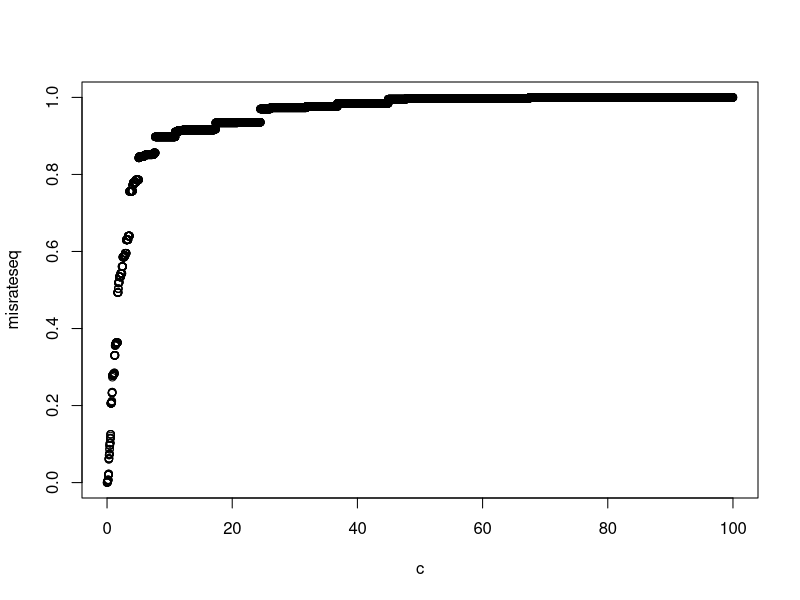

This chart was generated by the following R code:
# Comparing two models with a likelihood ratio

# compute the likelihood and likelihood ratio. for Model 1 and Model 2
rm(list = ls()) 




# data we observe
x = c(1, 0, 1 , 0, 0 ,1)

# probability distribution of Model1
fS = c(0.40, 0.12, 0.21, 0.12, 0.02, 0.32)

# probability distribution of Model2
fF = c(0.8, 0.2, 0.11, 0.17, 0.23, 0.25)


# a function to calculate the likelihood of model given data x
L = function(f,x) {
        prod(f^x * (1-f)^(1-x))
}

LR = L(fS,x)/L(fF,x)
print(LR)

# the data favours model 1 by a factor of about 1.8
# large enough to be convincing?



##################################################################
# SIMULATION - EXERCISE
##################################################################
seed <- 10
set.seed(seed)

simu.size <- 1000


binomg <- function(x) {
        rbinom(simu.size,1, x)
}
        
simulate_S <- sapply(fS, binomg)
simulate_F <- sapply(fF, binomg)


# calculate likelihood ratio - for S simulated data
Likelihood.S.forSmodel = apply(simulate_S, 1, function(x) {L(fS, x)})
Likelihood.S.forFmodel = apply(simulate_S, 1, function(x) {L(fF, x)})

Likelihood.Ratio.S = Likelihood.S.forSmodel / Likelihood.S.forFmodel

mean(Likelihood.Ratio.S)


# calculate likelihood ratio - for F simulated data
Likelihood.F.forSmodel = apply(simulate_F, 1, function(x) {L(fS, x)})
Likelihood.F.forFmodel = apply(simulate_F, 1, function(x) {L(fF, x)})

Likelihood.Ratio.F = Likelihood.F.forFmodel / Likelihood.F.forSmodel
mean(Likelihood.Ratio.F)



lc <- 2


# function to compute misrate according to lc
misrate = function(lc){
        Misclassification.S <- Likelihood.Ratio.S <= lc
        Misclassification.F <- Likelihood.Ratio.F <= lc
        (mean(Misclassification.S) + mean(Misclassification.F))/2
}

misrate(2)




# plot the misrate and c range
c <- seq(0, 100, by = 0.01)

misrateseq = sapply(c, misrate)

plot(c, misrateseq)
